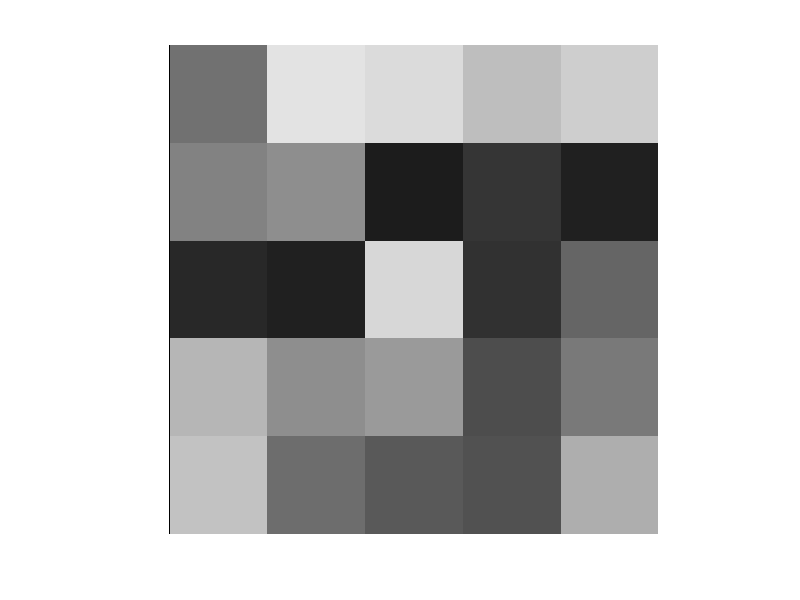

This figure's MATLAB source:
r = randi([0, 255], 512, 512);
f = mat2gray(r);
x = input('Enter the No. of rows: ');
y = input('Enter the no. of columns: ');

dx = x/512;
dy = y/512;
scale = [dx dy];     
oldSize = size(f);                   
newSize = max(floor(scale.*oldSize(1:2)),1); 

rowIndex = min(round(((1:newSize(1))-0.5)./scale(1)+0.5),oldSize(1));
colIndex = min(round(((1:newSize(2))-0.5)./scale(2)+0.5),oldSize(2));

op = f(rowIndex,colIndex,:);
imshow(op);